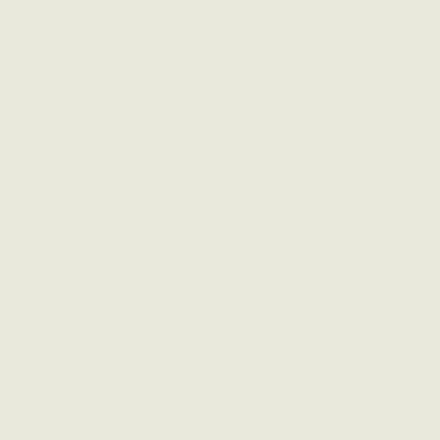
Frame 1 (no input)
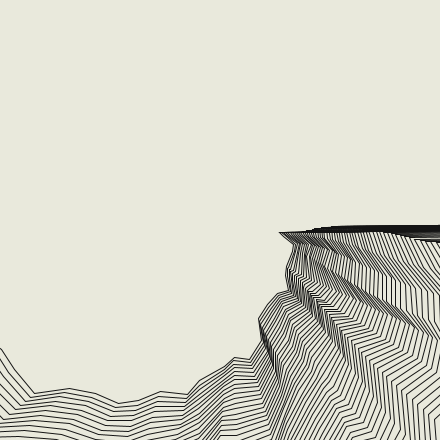
Frame 60 (the mouse pressed at the canvas centre just before this capture)
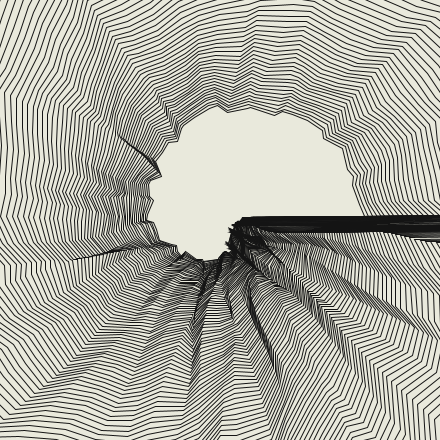
Frame 120 (the mouse held since frame 60 and released just before this capture)

The Processing sketch that drew these frames (run headless with seeded random() and noise(); from frame 60 on, the mouse is pressed at the canvas centre):

// Processing sketch: processing_3330
// ── processing_3330.pde

int x, y, deg; 
int mode = 1;
int nbr =60;
Dot[] d = new Dot[nbr];
float maxRadius  = 200; 
float angle=0;
void setup(){
    background(233, 233, 220);
  size(440, 440);
  smooth();
  x = width/2 ;
  y = height/2;
 float deg = (360/nbr);
  for (int i=0; i<d.length; i++){
     angle += radians(deg);
   maxRadius += random(100);
    d[i] = new Dot(x + cos(angle)*maxRadius  , y+ sin(angle)*maxRadius , random(-20, 20), i);
  } 
} 
void mouseReleased(){
  background(233, 233, 220);
  float deg = (360/nbr);
  for (int i=0; i<d.length; i++){
     angle += radians(deg);
     maxRadius =200+random(20);
    d[i] = new Dot(x + cos(angle)*maxRadius  , y+ sin(angle)*maxRadius, random(-20, 20), i);
  }
}
void draw(){
  beginShape();
   for (int i=0; i<d.length; i++){
     d[i].maison();
     stroke(20);
     noFill();
   vertex(d[i].x , d[i].y);
   }
   endShape(CLOSE);
}
class Dot{
  float x, y;
  float vx, vy;
  float ar = random(-20, 20);
  int id;
  Dot(float xpos, float ypos, float angledeRotation, int moi){
    x  = xpos;
    y  = ypos;
    ar  = angledeRotation;
    id = moi ;
  }
  void maison(){
     ar+=random(0.2);
     x += cos(ar)*(random(1))+((width/2 - x) * 0.025); 
     y += sin(ar)*(random(1))+((height/2 - y) * 0.025); 
  }
}
